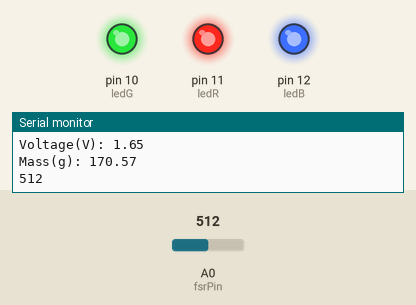
Recording of a sketch running on a simulated Arduino Uno, built with avr-gcc and run on an emulated ATmega328P. Shown: output pins drawn as LEDs (lit = HIGH), the last lines printed to the serial monitor. The inputs (shaded band) are chosen by the test bench; at power-on: A0 (fsrPin) = 512.

Above: at 1.2 s.
1.3 s: A0 (fsrPin) set to 900
At 4.1 s:
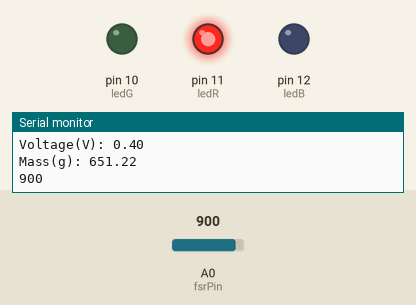
4.3 s: A0 (fsrPin) set to 880
7.0 s: A0 (fsrPin) set to 866
At 8.8 s:
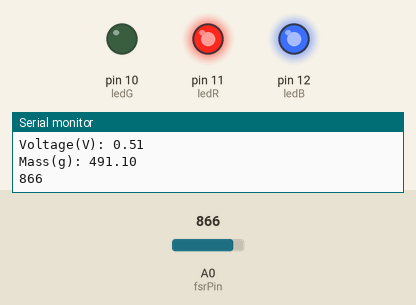
9.7 s: A0 (fsrPin) set to 122
At 10.9 s:
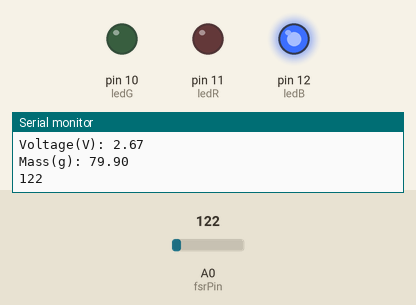
12.1 s: A0 (fsrPin) set to 0
At 14.0 s:
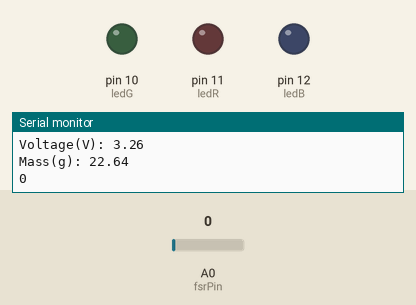
15.1 s: A0 (fsrPin) set to 246
17.8 s: A0 (fsrPin) set to 269
At 19.5 s:
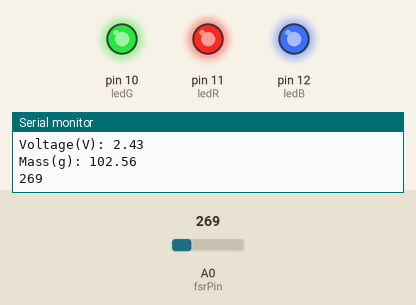
Timing chart, 0 to 21.0 s (numbered marks = the images above; inputs shaded):
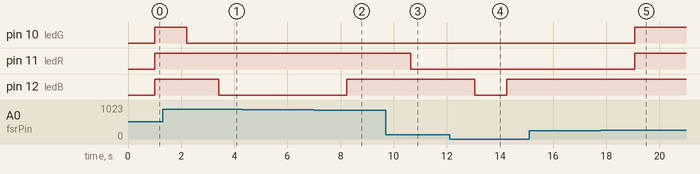

Measured:
- the behaviour switches between 874 and 873 on A0 (fsrPin) (found by bisection; images 1 and 2)
- the behaviour switches between 260 and 261 on A0 (fsrPin) (found by bisection; images 4 and 5)
- after the input at 1.3 s, pin 10 (ledG): HIGH → LOW after 0.91 s; pin 12 (ledB): HIGH → LOW after 2.1 s
- after the input at 7.0 s, pin 12 (ledB): LOW → HIGH after 1.2 s
- after the input at 9.7 s, pin 11 (ledR): HIGH → LOW after 0.94 s
- after the input at 12.1 s, pin 12 (ledB): HIGH → LOW after 0.94 s, → HIGH 1.2 s later
- after the input at 17.8 s, pin 10 (ledG), pin 11 (ledR): LOW → HIGH after 1.3 s

The sketch:

STATE.ino
```cpp
int fsrPin = 0;
int ledR = 11;
int ledG = 10;
int ledB = 12;
int resistor = 9720;

float fsrForce;
float fsrVoltage;
float fsrResistance;
float fsrConductance;
float botGreen = 100;
float topGreen = 450;
float botRed = 470;
float topRed = 1000;
float botBlue = 30;
float topBlue = 520;
float e = M_E;


void setup(void) {
  Serial.begin(19200);

  //  Serial.begin(9600);
  pinMode(ledR, OUTPUT);
  pinMode(ledG, OUTPUT);
  pinMode(ledB, OUTPUT);
  analogReference(EXTERNAL);
}

void loop(void) {
  fsrVoltage = getVoltage() / 1000;
  // Serial.print("mV = ");
  // Serial.println(fsrVoltage);
  // Serial.print(",");

  if (fsrVoltage == 0) {
    Serial.println("No pressure");
  } else {
    // Vout = Vcc * R / (R + FSR) R = 10K, Vcc = 5V
    // Ffsr = ((Vcc - V) * R) / V
    fsrForce = getg(fsrVoltage);
    Serial.print("Voltage(V): ");
    Serial.println(fsrVoltage);
    Serial.print("Mass(g): ");
    Serial.println(fsrForce);
    Serial.println(analogRead(fsrPin));
    //Serial.println((float) adc.read(fsrPin));
    //Serial.println((float) adc.read(fsrPin)/ (long) analogRead(fsrPin));

    ledstuff(fsrForce);
  }
  delay(200);
}

void ledstuff(float mass) {
  digitalWrite(ledR, LOW);
  digitalWrite(ledG, LOW);
  digitalWrite(ledB, LOW);
  if (mass >= botRed && mass <= topRed) {
    digitalWrite(ledR, HIGH);
  }
  if (mass >= botGreen && mass <= topGreen) {
    digitalWrite(ledG, HIGH);
    digitalWrite(ledR, HIGH);

  }
  if (mass >= botBlue && mass <= topBlue) {
    digitalWrite(ledB, HIGH);
  }
}

float getVoltage() {
  float analogVolts = 0;
  int numSamples = 20;
  for (int i = 0; i < numSamples; i++) {
    analogVolts = analogVolts + analogRead(fsrPin);
    delay(50);
  }
  analogVolts = analogVolts / numSamples;
  return (float)map(analogVolts, 0, 1023, 3300, 00);
}

float getg(float voltage) {
  //return (5.155 * voltage * voltage + 23.07* voltage + 19.09);
  //return (pow(e , (voltage/(-1.604)))/0.001041); //dataset 1
  if (voltage >= 3.27) {
    return (float)30;
  } else if (voltage >= 2.2) {  //mass if voltage is under 1.00V
    return (float)((-91.81 * (voltage+(0.05 * voltage))) + 337.1); //state
    //return (float)((383700 * exp(-0.0002394 * voltage)) - 383300); //state
    //return (float)((-164.8 * exp(0.2714 * voltage)) + 439.6);
    //return (float) (497.3 * exp(-0.4063 * voltage) - 91.24);  // mass(g)  = (497.3 * (e(-0.4063 * voltage)) - 91.24)
  } else if (voltage >= 0.8) {  //mass if voltage is under 1.00V
    return (float)((-91.81 * (voltage+(0.1 * voltage))) + 337.1); //state
    //return (float)((383700 * exp(-0.0002394 * voltage)) - 383300); //state
    //return (float)((-164.8 * exp(0.2714 * voltage)) + 439.6);
    //return (float) (497.3 * exp(-0.4063 * voltage) - 91.24);  // mass(g)  = (497.3 * (e(-0.4063 * voltage)) - 91.24)
  }
  else {                                                       //mass if voltage is above 1.00V
    return (float)(2676 * exp(-4.881 * voltage) + 265.8);  // mass(g) = (1713 * (e^(-4.09*voltage)) + 235.4)
  }
}
```
